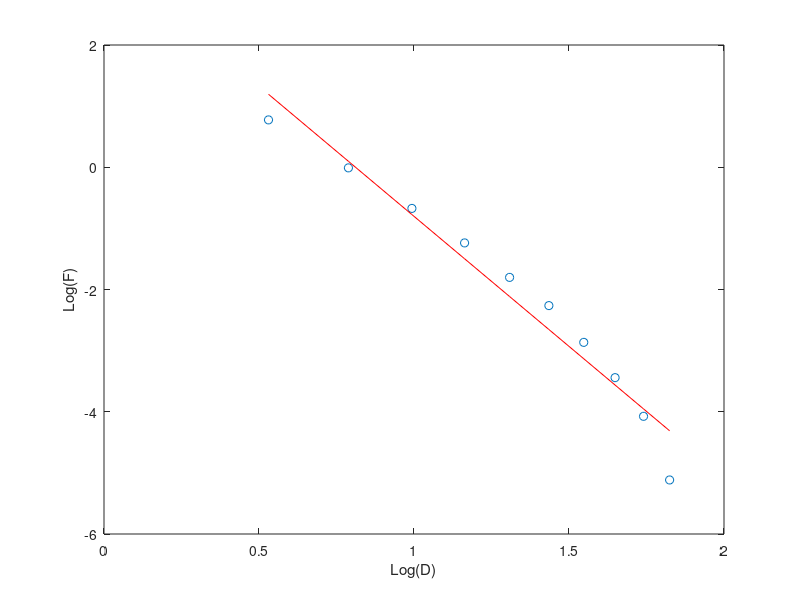
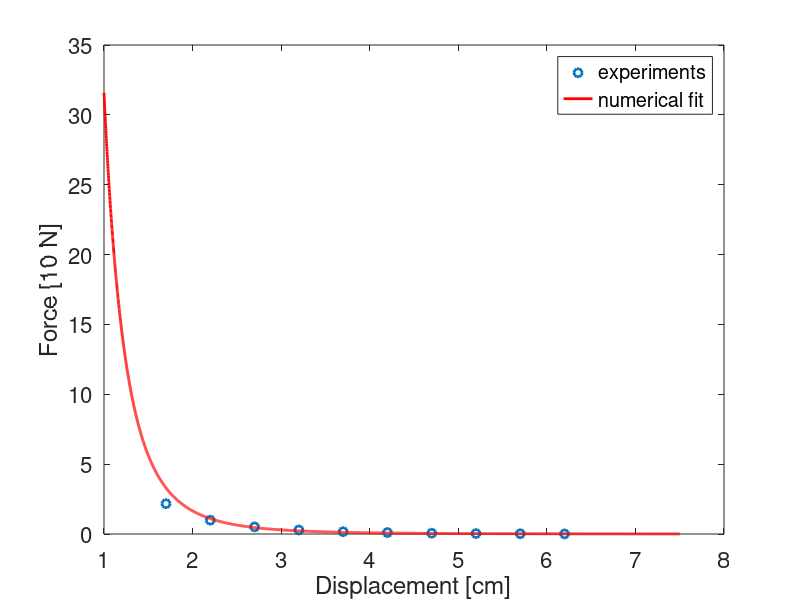

These charts were generated, in order, by the following MATLAB code:
%% Force displacement
close all
clear all
clc

Displacement3 = [1.7 2.2 2.7 3.2 3.7 4.2 4.7 5.2 5.7 6.2];
Force3 = [2.170 0.990 0.510 0.290 0.165 0.104 0.057 0.032 0.017 0.006];

logD3 = log(Displacement3);
logF3 = log(Force3);

coeff = polyfit(logD3,logF3,1);
fit = polyval(coeff,logD3);

figure
plot(logD3,logF3,'o',logD3,fit,'r')
xlabel('Log(D)')
ylabel('Log(F)')

p3 = coeff(1);
A3 = exp(coeff(2));

d = 1:0.001:7.5;
F3 = A3*(d).^p3;

figure
h=plot(Displacement3,Force3,'o',d,F3,'r');
set(h,'LineWidth',2)
set(gca,'FontSize',16)
ylabel('Force [10 N]')
xlabel('Displacement [cm]')
legend('experiments','numerical fit')